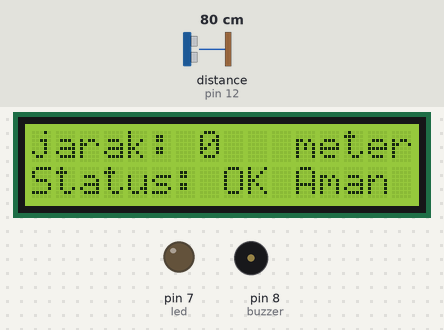
A sketch run on a simulated Arduino Mega 2560, built with avr-gcc and run on an emulated ATmega2560. On the bench: 16×2 character LCD, output pins drawn as LEDs (lit = HIGH), buzzer (waves = sounding, pin HIGH). Dashed ring = blinking. The test bench sets the inputs (shaded band); at power-on: distance to the obstacle (sensor on pin 12) 80 cm.

Above: at 5.4 s.
5.5 s: distance to the obstacle (sensor on pin 12) set to 21 cm
At 7.8 s:
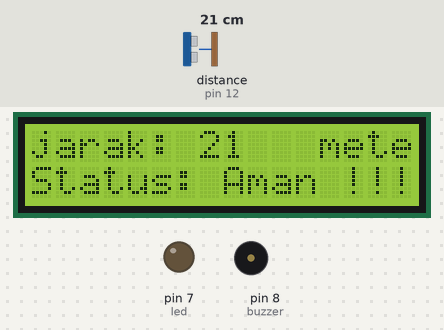
9.0 s: distance to the obstacle (sensor on pin 12) set to 17 cm
At 11.8 s:
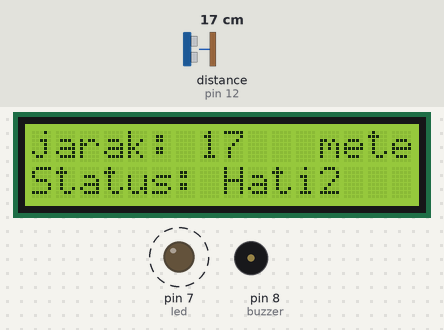
13.3 s: distance to the obstacle (sensor on pin 12) set to 11 cm
At 15.3 s:
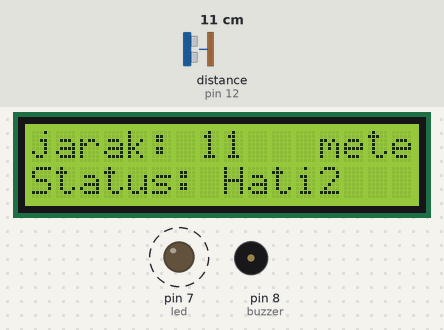
16.0 s: distance to the obstacle (sensor on pin 12) set to 8 cm
At 18.1 s:
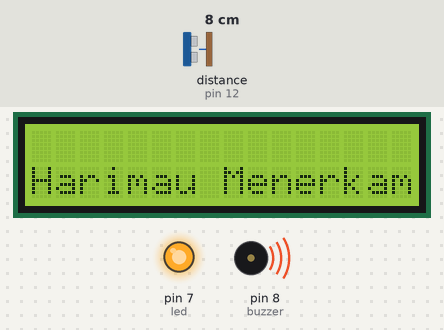
20.3 s: distance to the obstacle (sensor on pin 12) set to 35 cm
At 23.0 s:
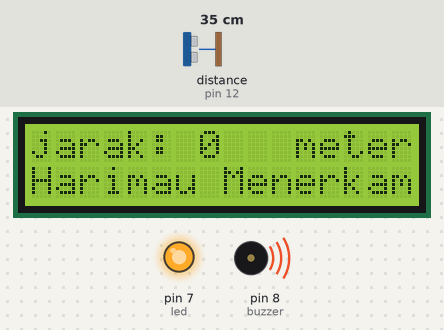
Timing chart, 0 to 24.8 s (numbered marks = the images above; inputs shaded):
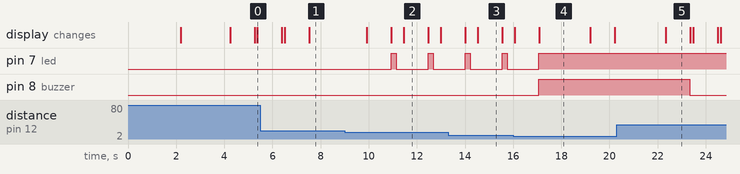

The sketch:

DeteksiHawimao.ino
```cpp
#include <NewPing.h>
#include <Wire.h>
#include <LiquidCrystal_I2C.h>

LiquidCrystal_I2C lcd(0x27,16,2);  // set the LCD address to 0x27 for a 16 chars and 2 line display
NewPing sensor (11,12,30);
long jarak; //float untuk nilai 0.00, kalau mau tanpa .00 ganti jadi long
int led = 7;
int buzzer = 8;


void setup()
{
  Serial.begin(9600);          // Inisialisasi komunikasi serial dengan kecepatan 9600 bps
  pinMode(led, OUTPUT);
  pinMode(buzzer, OUTPUT);
  lcd.init();                      // initialize the lcd
  lcd.init();
  // Print a message to the LCD.
  lcd.backlight();
  lcd.setCursor(1,0);      //baris,kolom = baris 0 (atas), kolom pertama
  lcd.print("Radar Harimau");
  lcd.setCursor(2,1);
  lcd.print("Telah Menyala");   //baris,kolom = baris 1 (bawah), kolom kedua
  delay(2000);
  lcd.clear();
  lcd.setCursor(0, 0);         // Set kursor ke baris 0, kolom 0
  lcd.print("Jarak: ... Meter");  // Tampilkan teks "Jarak:     cm" di LCD
  lcd.setCursor(0, 1);         // Set kursor ke baris 1, kolom 0
  lcd.print("Status: Memeriksa");        // Tampilkan teks "Status: " di LCD
  delay(2000);
  lcd.clear();
  lcd.setCursor(0, 0);         // Set kursor ke baris 0, kolom 0
  lcd.print("Jarak: ... Meter");  // Tampilkan teks "Jarak:     cm" di LCD
  lcd.setCursor(0, 1);         // Set kursor ke baris 1, kolom 0
  lcd.print("Status: Aman!");        // Tampilkan teks "Status: " di LCD
  lcd.clear();
}


void loop()
{
  jarak=sensor.ping_cm();
  lcd.setCursor(0,0);
  lcd.print("jarak: ");
  lcd.println(jarak);
  lcd.println(" meter");
  delay(1000);

//  digitalWrite(led, LOW);     // Set Mati LED merah
  digitalWrite(buzzer, LOW);     // Set Mati Buzzer merah
//  lcd.clear();

  if (jarak >= 20 && jarak <= 30) {
    lcd.setCursor(0, 1);            // Set kursor ke baris 1, kolom 0
    lcd.print("Status: Aman !!!");  // Tampilkan "Status: Aman" di LCD
  } else if (jarak >= 10 && jarak <= 20) {
    lcd.clear();
    lcd.setCursor(0, 1);            // Set kursor ke baris 1, kolom 0
    lcd.print("Status: Hati2");     // Tampilkan "Status: Pelan2" di LCD
    digitalWrite(led, HIGH);     // Hidupkan LED merah
    delay(200);                      // Tahan LED Merah selama 200 ms
    digitalWrite(led, LOW);     // Matikan LED merah
    delay(200);                      // Jeda 200 ms
  } else if (jarak >= 1 && jarak <= 10) {
    lcd.clear();
    digitalWrite(led, HIGH);     // Hidupkan LED merah
    digitalWrite(buzzer, HIGH);     // Hidupkan Buzzer merah
    lcd.setCursor(0, 1);            // Set kursor ke baris 1, kolom 0
    lcd.print("Harimau Menerkam");     // Tampilkan "Awas Nabrak Bro" di LCD
    delay(2000);
  } else {
  lcd.clear();
  lcd.setCursor(0, 1);         // Set kursor ke baris 1, kolom 0
  lcd.print("Status: OK Aman");        // Tampilkan teks "Status: " di LCD
  }
  delay(100); // Jeda 100 ms sebelum membaca sensor lagi
}
```

Measured:
- the behaviour switches between 20 and 19 cm on distance to the obstacle (sensor on pin 12) (found by bisection; images 1 and 2)
- the behaviour switches between 10 and 9 cm on distance to the obstacle (sensor on pin 12) (found by bisection; images 3 and 4)
- after the input at 5.5 s, the display: first differs from a run without the input after 1.0 s (image 1 shows a later state)
- after the input at 9.0 s, pin 7 (led): alternates HIGH for 0.20 s and LOW for 1.3 s, starting after 1.9 s; the display: first changes after 0.92 s (image 2 shows a later state)
- after the input at 13.3 s, the display: first differs from a run without the input after 1.2 s (image 3)
- after the input at 16.0 s, pin 7 (led): goes on until 17.1 s, then stays HIGH; pin 8 (buzzer): LOW → HIGH after 1.1 s; the display: first changes after 0.07 s (image 4 shows a later state)
- after the input at 20.3 s, pin 8 (buzzer): HIGH → LOW after 3.0 s; the display: changes after 2.0 s (image 5)
